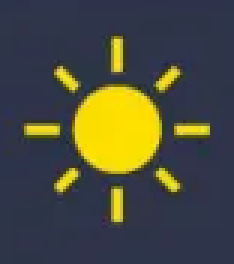
#> input picture Weather App/assets/sun.png, 78 x 88 px (shown 3 times larger)
$ python -i icons.py   (imports and definitions only)
#> lines starting #> are read from the running program, lines starting #| are printed output that depends on the picture
"""
icons.py
This file handles loading weather icons and choosing the correct icon
based on the weather description.
"""

import os
from PIL import Image, ImageTk
from settings import ASSETS_DIRECTORY


def load_weather_icons():
    """
    Loads weather icons from the assets folder and resizes them.
    Returns a dictionary of PhotoImage objects keyed by icon type.
    """
    # Build full paths to each icon file.
    sun_icon_path = os.path.join(ASSETS_DIRECTORY, "sun.png")
    cloud_icon_path = os.path.join(ASSETS_DIRECTORY, "cloud.png")
    rain_icon_path = os.path.join(ASSETS_DIRECTORY, "rain.png")
    snow_icon_path = os.path.join(ASSETS_DIRECTORY, "snow.png")
    mist_icon_path = os.path.join(ASSETS_DIRECTORY, "mist.png")

    # Load and resize each image.
    sun_icon = ImageTk.PhotoImage(Image.open(sun_icon_path).resize((50, 50)))
    cloud_icon = ImageTk.PhotoImage(Image.open(cloud_icon_path).resize((50, 50)))
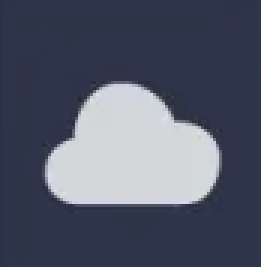
#> input picture Weather App/assets/cloud.png, 87 x 89 px (shown 3 times larger)
    rain_icon = ImageTk.PhotoImage(Image.open(rain_icon_path).resize((50, 50)))
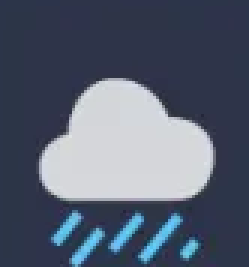
#> input picture Weather App/assets/rain.png, 83 x 89 px (shown 3 times larger)
    snow_icon = ImageTk.PhotoImage(Image.open(snow_icon_path).resize((50, 50)))
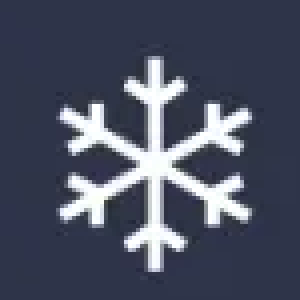
#> input picture Weather App/assets/snow.png, 75 x 75 px (shown 4 times larger)
    mist_icon = ImageTk.PhotoImage(Image.open(mist_icon_path).resize((50, 50)))
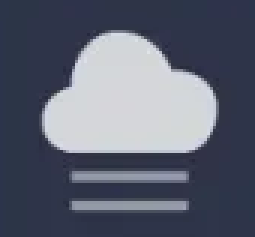
#> input picture Weather App/assets/mist.png, 85 x 79 px (shown 3 times larger)

    # Return a dictionary of icons.
    return {
        "sun": sun_icon,
        "cloud": cloud_icon,
        "rain": rain_icon,
        "snow": snow_icon,
        "mist": mist_icon,
    }


def choose_icon_for_description(weather_description: str, icon_dictionary: dict):
    """
    Chooses the correct icon based on the weather description.

    :param weather_description: Text description from the API (e.g. "clear sky").
    :param icon_dictionary: Dictionary of loaded icons from load_weather_icons().
    :return: A PhotoImage object representing the chosen icon.
    """
    description_lowercase = weather_description.lower()

    if "clear" in description_lowercase:
        return icon_dictionary["sun"]
    if "cloud" in description_lowercase:
        return icon_dictionary["cloud"]
    if "rain" in description_lowercase or "drizzle" in description_lowercase:
        return icon_dictionary["rain"]
    if "snow" in description_lowercase:
        return icon_dictionary["snow"]
    if "mist" in description_lowercase or "fog" in description_lowercase:
        return icon_dictionary["mist"]

    # Fallback icon if nothing else matches.
    return icon_dictionary["cloud"]

>>> result = load_weather_icons()
